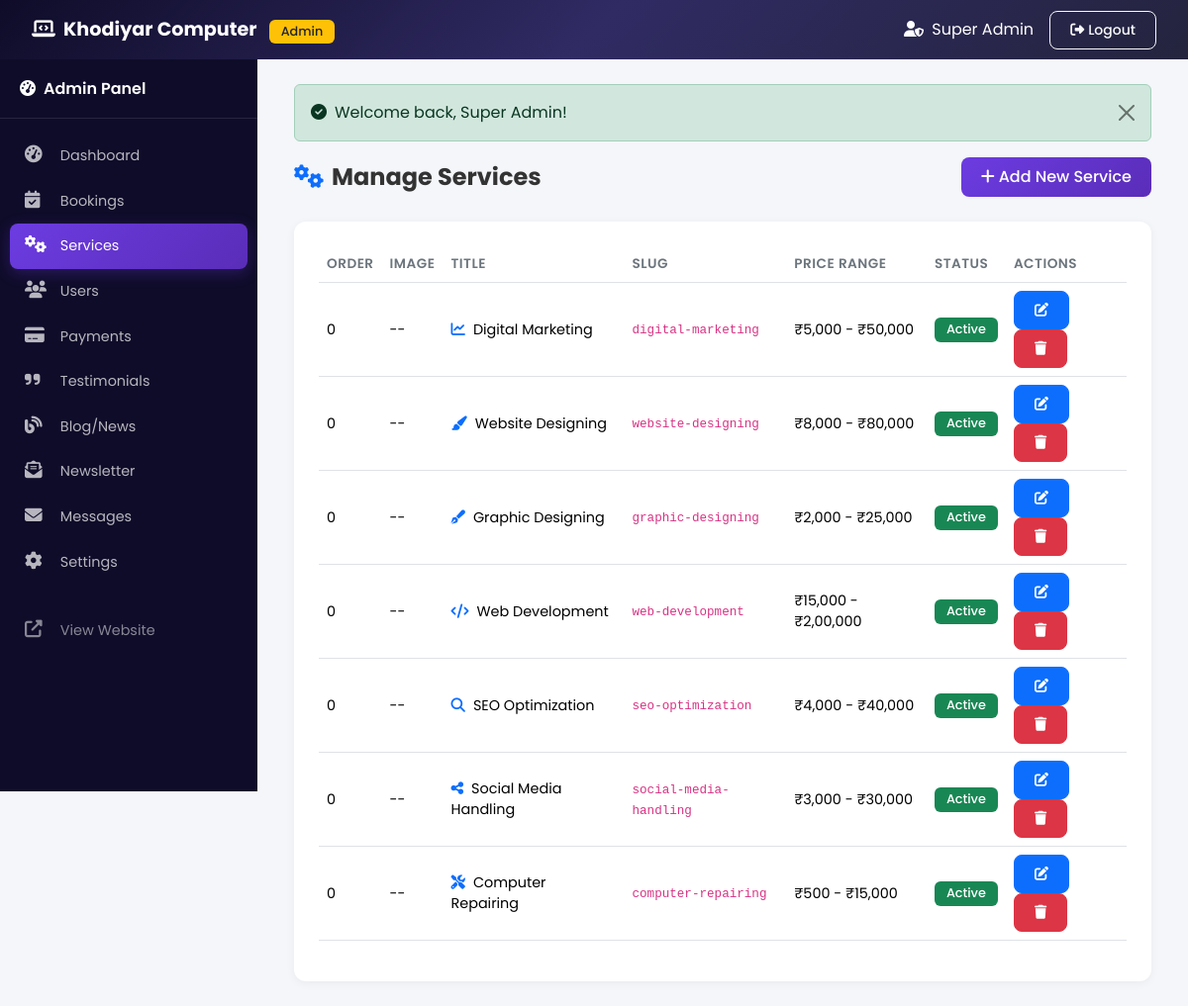
The app's page /admin/services.php (signed in) with its own data.
### tables this page shows
CREATE TABLE IF NOT EXISTS `services` (
    `id` INT(11) NOT NULL AUTO_INCREMENT,
    `title` VARCHAR(200) NOT NULL,
    `slug` VARCHAR(200) NOT NULL UNIQUE,
    `short_desc` VARCHAR(300) DEFAULT NULL,
    `description` TEXT DEFAULT NULL,
    `icon` VARCHAR(100) DEFAULT 'fas fa-cog',
    `image` VARCHAR(255) DEFAULT NULL,
    `price_range` VARCHAR(50) DEFAULT NULL,
    `features` TEXT DEFAULT NULL,
    `display_order` INT(3) NOT NULL DEFAULT 0,
    `status` ENUM('active', 'inactive') NOT NULL DEFAULT 'active',
    `created_at` TIMESTAMP NOT NULL DEFAULT CURRENT_TIMESTAMP,
    `updated_at` TIMESTAMP NOT NULL DEFAULT CURRENT_TIMESTAMP ON UPDATE CURRENT_TIMESTAMP,
    PRIMARY KEY (`id`),
    INDEX `idx_slug` (`slug`),
    INDEX `idx_service_status` (`status`),
    INDEX `idx_display_order` (`display_order`)
);

### config/database.php (called while the page is built, shortened)
<?php
function getConnection() {
    static $conn = null;
    if ($conn === null) {
        try {
            $conn = new PDO(
                "mysql:host=" . DB_HOST . ";dbname=" . DB_NAME . ";charset=utf8mb4",
                DB_USER,
                DB_PASS,
                [
                    PDO::ATTR_ERRMODE => PDO::ERRMODE_EXCEPTION,
                    PDO::ATTR_DEFAULT_FETCH_MODE => PDO::FETCH_ASSOC,
                    PDO::ATTR_EMULATE_PREPARES => false,
                ]
            );
        } catch (PDOException $e) {
            die("Database Connection Failed: " . $e->getMessage());
        }
    }
    return $conn;
}
function dbQuery($sql, $params = []) {
    $stmt = getConnection()->prepare($sql);
    $stmt->execute($params);
    return $stmt;
}
function dbFetchAll($sql, $params = []) {
    return dbQuery($sql, $params)->fetchAll();
}

### config/helpers.php (called while the page is built, shortened)
<?php
function getStatusBadge($status) {
    $badges = [
        'pending' => 'warning',
        'confirmed' => 'info',
        'in_progress' => 'primary',
        'completed' => 'success',
        'cancelled' => 'danger',
        'rejected' => 'danger',
        'active' => 'success',
        'inactive' => 'secondary'
    ];
    return $badges[$status] ?? 'secondary';
}

### admin/services.php (the view, shortened to what this page needs)
<?php
include 'includes/header.php';
$services = dbFetchAll("SELECT * FROM services ORDER BY display_order ASC, id ASC");
?>
<div class="page-header">
    <h4><i class="fas fa-cogs me-2 text-primary"></i>Manage Services</h4>
    <button type="button" class="btn btn-primary-gradient" data-bs-toggle="modal" data-bs-target="#serviceModal">
        <i class="fas fa-plus me-1"></i>Add New Service
    </button>
</div>
<div class="content-card">
    <?php if (count($services) > 0): ?>
    <div class="table-responsive">
        <table class="table table-hover">
            <thead>
                <tr>
                    <th>Order</th>
                    <th>Image</th>
                    <th>Title</th>
                    <th>Slug</th>
                    <th>Price Range</th>
                    <th>Status</th>
                    <th>Actions</th>
                </tr>
            </thead>
            <tbody>
                <?php foreach ($services as $svc): ?>
                <tr>
                    <td><?php echo $svc['display_order']; ?></td>
                    <td><?php if ($svc['image']): ?><img src="<?php echo htmlspecialchars($svc['image']); ?>" alt="" width="48" height="36" style="object-fit: cover;"><?php else: ?>--<?php endif; ?></td>
                    <td><i class="fas <?php echo $svc['icon'] ?: 'fa-cog'; ?> me-2 text-primary"></i><?php echo htmlspecialchars($svc['title']); ?></td>
                    <td><code><?php echo $svc['slug']; ?></code></td>
                    <td><?php echo $svc['price_range'] ?: '--'; ?></td>
                    <td>
                        <span class="badge bg-<?php echo getStatusBadge($svc['status']); ?>">
                            <?php echo ucfirst($svc['status']); ?>
                        </span>
                    </td>
                    <td>
                        <a href="services.php?action=edit&id=<?php echo $svc['id']; ?>" class="btn btn-sm btn-primary">
                            <i class="fas fa-edit"></i>
                        </a>
                        <form method="POST" class="d-inline" onsubmit="return confirm('Delete this service?');">
                            <button type="submit" class="btn btn-sm btn-danger">
                                <i class="fas fa-trash"></i>
                            </button>
                        </form>
                    </td>
                </tr>
                <?php endforeach; ?>
            </tbody>
        </table>
    </div>
    <?php endif; ?>
</div>
<?php include 'includes/footer.php'; ?>

### admin/css/admin.css (style rules this page uses)
:root { --sidebar-width: 260px; --topbar-height: 60px; --primary: #6C3CE1; --primary-dark: #5A2DB8; --dark: #1a1a2e; --sidebar-bg: #0F0C29; --sidebar-hover: #1A1640; }
* { margin: 0; padding: 0; box-sizing: border-box; }
body { font-family: 'Poppins', sans-serif; background: #f4f6f9; overflow-x: hidden; }
.page-header { display: flex; justify-content: space-between; align-items: center; margin-bottom: 25px; flex-wrap: wrap; gap: 15px; }
.page-header h4 { font-weight: 700; color: #333; margin: 0; }
.content-card { background: #fff; border-radius: 12px; padding: 25px; box-shadow: 0 2px 10px rgba(0,0,0,0.05); }
.table th { font-weight: 600; font-size: 0.85rem; text-transform: uppercase; letter-spacing: 0.5px; color: #6c757d; border-top: none; }
.table td { vertical-align: middle; font-size: 0.9rem; }
.btn { padding: 8px 20px; font-weight: 500; border-radius: 8px; transition: all 0.3s ease; font-family: 'Poppins', sans-serif; }
.btn-primary-gradient { background: linear-gradient(135deg, #6C3CE1, #5A2DB8); color: #fff; border: none; }
.badge { padding: 6px 12px; font-weight: 500; font-size: 0.8rem; }

### records on screen
services: display_order "0", title "Digital Marketing", slug "digital-marketing", price_range "₹5,000 - ₹50,000", status "Active"
services: display_order "0", title "Website Designing", slug "website-designing", price_range "₹8,000 - ₹80,000", status "Active"
services: display_order "0", title "Graphic Designing", slug "graphic-designing", price_range "₹2,000 - ₹25,000", status "Active"
services: display_order "0", title "Web Development", slug "web-development", price_range "₹15,000 - ₹2,00,000", status "Active"
services: display_order "0", title "SEO Optimization", slug "seo-optimization", price_range "₹4,000 - ₹40,000", status "Active"
services: display_order "0", title "Social Media Handling", slug "social-media-handling", price_range "₹3,000 - ₹30,000", status "Active"
services: display_order "0", title "Computer Repairing", slug "computer-repairing", price_range "₹500 - ₹15,000", status "Active"

### other values on screen
$_SESSION['admin_name'] "Super Admin"
$msg['message'] "Welcome back, Super Admin!"
